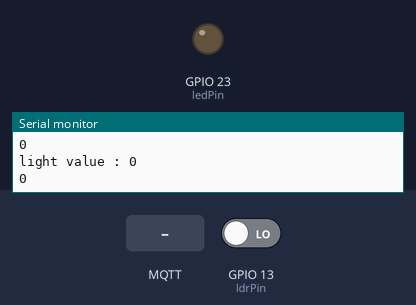
A sketch run on a simulated ESP32. Parts: output pins drawn as LEDs (lit = HIGH), the last lines printed to the serial monitor. Inputs (shaded band) come from the test bench; at power-on: GPIO 13 (ldrPin) LOW. WiFi joins after 1.5 s; servers stay silent unless stated; no MQTT or app messages arrive unless stated.

Above: at 2.7 s.
2.8 s: MQTT message "1" arrives on the first subscribed topic
At 4.4 s:
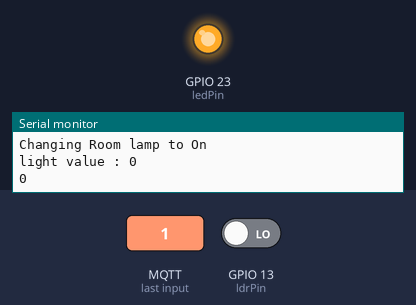
7.1 s: MQTT message "0" arrives on the first subscribed topic
At 8.8 s:
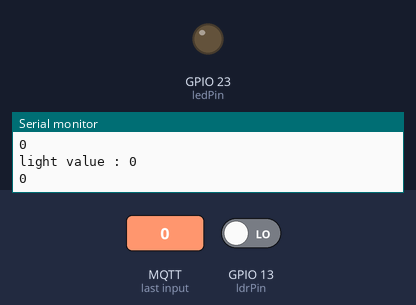
Timing chart, 0 to 10.3 s (numbered marks = the images above; inputs shaded):
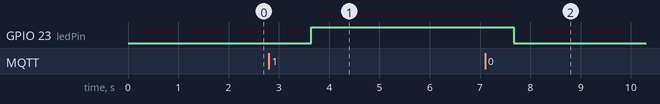

The sketch:

aws_smart_home.ino
```cpp
#include <WiFi.h>
#include <WebServer.h>
#include <PubSubClient.h>

// Change the credentials below, so your ESP8266 connects to your router
const char* ssid = "Home@Ranchi";
const char* password = "manju@1234";

// Change the variable to your Raspberry Pi IP address, so it connects to your MQTT broker
const char* mqtt_server = "192.168.29.87";

WiFiClient espClient;
PubSubClient client(espClient);

//WiFiClient espClient_room2;
//PubSubClient client_room2(espClient_room2);

//WiFiClient espClient_door;
//PubSubClient client_door(espClient_door);

//room1 light sensor
const int ledPin =23;
const int ldrPin = 13;

// Don't change the function below. This functions connects your ESP8266 to your router
void setup_wifi() {
  delay(10);
  // We start by connecting to a WiFi network
  Serial.println();
  Serial.print("Connecting to ");
  Serial.println(ssid);
  WiFi.begin(ssid, password);
  while (WiFi.status() != WL_CONNECTED) {
    delay(500);
    Serial.print(".");
  }
  Serial.println("");
  Serial.print("WiFi connected - ESP IP address: ");
  Serial.println(WiFi.localIP());
}

// This functions reconnects your ESP8266 to your MQTT broker
// Change the function below if you want to subscribe to more topics with your ESP8266
void reconnect() {
  // Loop until we're reconnected
  while (!client.connected()) {
    Serial.print("Attempting MQTT connection...");

    if (client.connect("espClient_room1")) {
      Serial.println("connected");
      // Subscribe or resubscribe to a topic
      // You can subscribe to more topics (to control more LEDs in this example)
      client.subscribe("room1/lamp");

    } else {
      Serial.print("failed, rc=");
      Serial.print(client.state());
      Serial.println(" try again in 5 seconds");
      // Wait 5 seconds before retrying
      delay(5000);
    }

    if (client.connect("espClient_door")) {
      Serial.println("connected");
      // Subscribe or resubscribe to a topic
      // You can subscribe to more topics (to control more LEDs in this example)
      //client.subscribe("room/lamp");
      //client.subscribe("room/lamp3");
    } else {
      Serial.print("failed, rc=");
      Serial.print(client.state());
      Serial.println(" try again in 5 seconds");
      // Wait 5 seconds before retrying
      delay(5000);
    }
  }
}

// This functions is executed when some device publishes a message to a topic that your ESP8266 is subscribed to
// Change the function below to add logic to your program, so when a device publishes a message to a topic that
// your ESP8266 is subscribed you can actually do something
void callback(String topic, byte* message, unsigned int length) {
  Serial.print("Message arrived on topic: ");
  Serial.print(topic);
  Serial.print(". Message: ");
  String messageTemp;

  for (int i = 0; i < length; i++) {
    Serial.print((char)message[i]);
    messageTemp += (char)message[i];
  }
  Serial.println();

  // Feel free to add more if statements to control more GPIOs with MQTT

  // If a message is received on the topic room/lamp, you check if the message is either on or off. Turns the lamp GPIO according to the message
  if(topic=="room1/lamp"){
      Serial.print("Changing Room lamp to ");
      if(messageTemp == "1"){
        digitalWrite(ledPin, HIGH);
        Serial.print("On");
      }
      else if(messageTemp == "0"){
        digitalWrite(ledPin, LOW);
        Serial.print("Off");
      }
  }
  Serial.println();
}

void setup(){

  Serial.begin(9600);                 // Start the serial terminal

  setup_wifi();
  client.setServer(mqtt_server, 1883);
  client.setCallback(callback);

  //room1
  pinMode(ledPin, OUTPUT);
  pinMode(ldrPin, INPUT);

}

void loop(){

  if (!client.connected()) {
    reconnect();
  }
  if(!client.loop())
  {
    client.connect("espClient_room1");
    //client.connect("espClient_room2");
    client.connect("espClient_door");
  }

  //room1
  int ldrStatus = digitalRead(ldrPin);
  Serial.print("light value : ");
  Serial.println(ldrStatus);

  if (ldrStatus == 1)
  {
    client.publish("room1/light", "dark");
    //digitalWrite(ledPin, HIGH);
    //Serial.print("Its Dark, Turn on the LED:");
    Serial.println(ldrStatus);

  }
  else
  {
    client.publish("room1/light", "bright");
    //digitalWrite(ledPin, LOW);
    //Serial.print("Its Bright, Turn off the LED:");
    Serial.println(ldrStatus);
  }
  delay(1000);
}
```

Measured:
- after the input at 2.8 s, GPIO 23 (ledPin): LOW → HIGH after 0.84 s
- after the input at 7.1 s, GPIO 23 (ledPin): HIGH → LOW after 0.57 s
